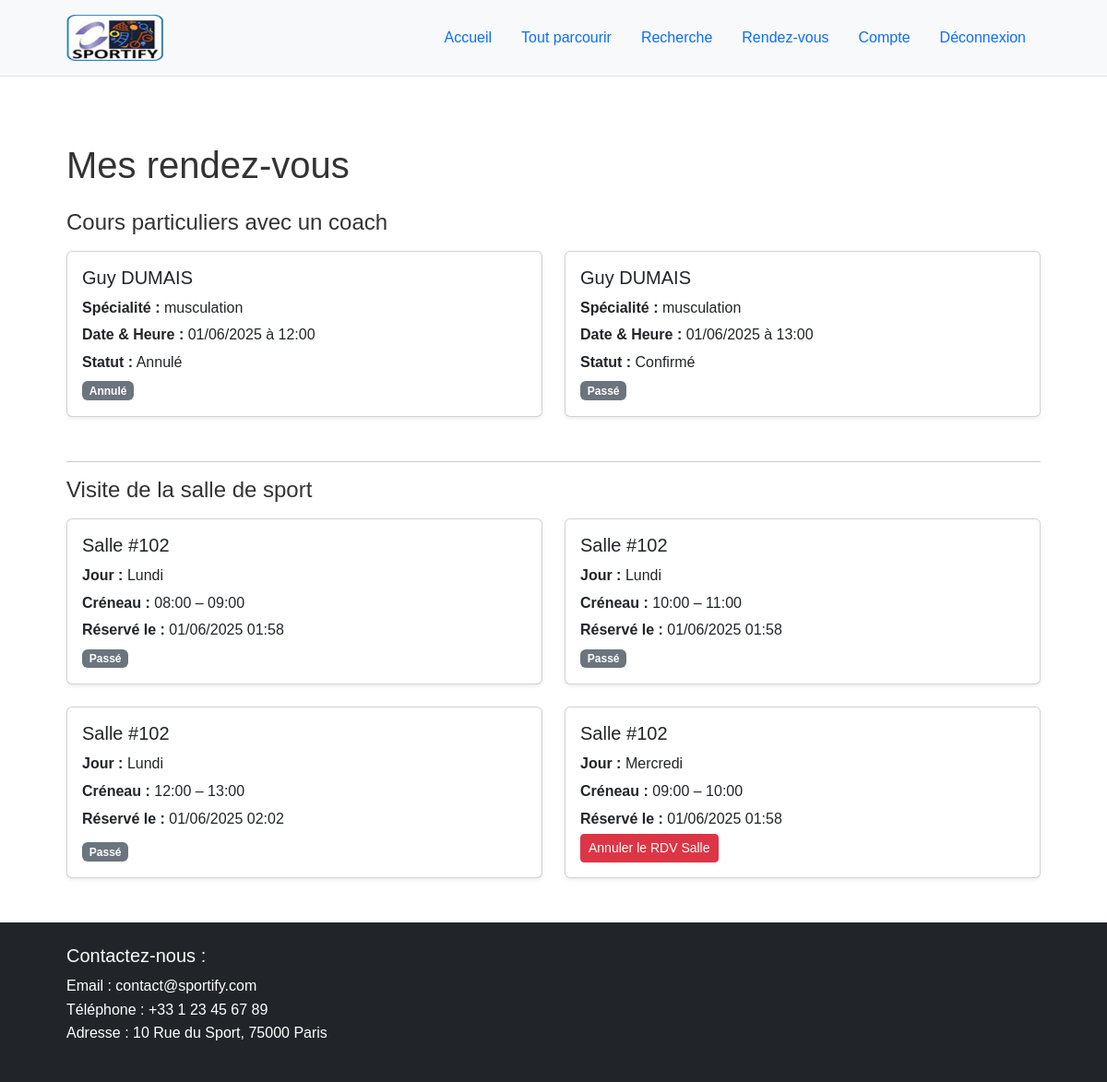
Page /rendezvous.php?error=rdv_invalide (signed in) on the committed database.
### tables this page shows
CREATE TABLE `rdv` (
  `ID_RDV` int(11) NOT NULL,
  `Date_RDV` datetime NOT NULL,
  `ID_Coach` int(11) NOT NULL,
  `User_id` int(11) NOT NULL,
  `Statut_RDV` tinyint(1) NOT NULL
);

CREATE TABLE `rdv_salle` (
  `ID_Rdv` int(11) NOT NULL,
  `ID_Salle` int(11) NOT NULL,
  `DayOfWeek` tinyint(1) NOT NULL COMMENT '0=Dimanche … 6=Samedi',
  `StartTime` time NOT NULL,
  `User_id` int(11) NOT NULL COMMENT 'ID du client connecté',
  `CreatedAt` datetime NOT NULL DEFAULT CURRENT_TIMESTAMP
);

### public/rendezvous.php (the view, shortened to what this page needs)
<?php
include __DIR__ . '/../includes/header.php';
require __DIR__ . '/../includes/db.php';
if ($role === 'client') {
    $userId = (int) $_SESSION['user_id'];
    $sqlCoach = "
        SELECT
          r.ID_RDV,
          r.Date_RDV,
          r.Statut_RDV,
          c.ID_Coach,
          CONCAT(c.Name_Coach, ' ', c.LName_Coach) AS Nom_Prenom_Coach,
          c.Specialty_Coach
        FROM `rdv` AS r
        INNER JOIN `personel/coach` AS c
          ON r.ID_Coach = c.ID_Coach
        WHERE r.User_id = :uid
        ORDER BY r.Date_RDV ASC
    ";
    $stmtCoach = $pdo->prepare($sqlCoach);
    $stmtCoach->execute([':uid' => $userId]);
    $coachAppointments = $stmtCoach->fetchAll(PDO::FETCH_ASSOC);
    $sqlSalle = "
        SELECT
          rs.ID_Rdv,
          rs.DayOfWeek,
          rs.StartTime,
          rs.ID_Salle,
          rs.CreatedAt
        FROM `rdv_salle` AS rs
        WHERE rs.User_id = :uid
        ORDER BY rs.DayOfWeek, rs.StartTime
    ";
    $stmtSalle = $pdo->prepare($sqlSalle);
    $stmtSalle->execute([':uid' => $userId]);
    $salleAppointments = $stmtSalle->fetchAll(PDO::FETCH_ASSOC);
    function jourTexte(int $d): string {
        $map = [
            0 => 'Dimanche',
            1 => 'Lundi',
            2 => 'Mardi',
            3 => 'Mercredi',
            4 => 'Jeudi',
            5 => 'Vendredi',
            6 => 'Samedi'
        ];
        return $map[$d] ?? '';
    }
    $now = new DateTime();
    ?>
    <main class="container py-5">
      <h1 class="mb-4">Mes rendez-vous</h1>
      <section class="mb-5">
        <h2 class="h4 mb-3">Cours particuliers avec un coach</h2>
        <?php if (empty($coachAppointments)): ?>
          <div class="alert alert-info">
            Vous n’avez aucun rendez-vous coach pour le moment.
          </div>
        <?php else: ?>
          <div class="row gy-4">
            <?php foreach ($coachAppointments as $rdv):
              $dt = new DateTime($rdv['Date_RDV']);
              $dateTexte = $dt->format('d/m/Y \à H:i');
              $statut = ((int)$rdv['Statut_RDV'] === 1) ? 'Confirmé' : 'Annulé';
              $isPast = ($dt < $now && (int)$rdv['Statut_RDV'] === 1);
            ?>
              <div class="col-md-6">
                <div class="card h-100 shadow-sm">
                  <div class="card-body d-flex flex-column">
                    <h5 class="card-title mb-2"><?= htmlspecialchars($rdv['Nom_Prenom_Coach']) ?></h5>
                    <p class="mb-1"><strong>Spécialité :</strong> <?= htmlspecialchars($rdv['Specialty_Coach']) ?></p>
                    <p class="mb-1"><strong>Date & Heure :</strong> <?= htmlspecialchars($dateTexte) ?></p>
                    <p class="mb-1"><strong>Statut :</strong> <?= htmlspecialchars($statut) ?></p>
                    <div class="mt-auto">
                      <?php if ($isPast): ?>
                        <span class="badge bg-secondary">Passé</span>
                      <?php else: ?>
                        <span class="badge bg-secondary">Annulé</span>
                      <?php endif; ?>
                    </div>
                  </div>
                </div>
              </div>
            <?php endforeach; ?>
          </div>
        <?php endif; ?>
      </section>
      <hr>
      <section>
        <h2 class="h4 mb-3">Visite de la salle de sport</h2>
        <?php if (empty($salleAppointments)): ?>
          <div class="alert alert-info">
            Vous n’avez aucun rendez-vous à la salle pour le moment.
          </div>
        <?php else: ?>
          <div class="row gy-4">
            <?php foreach ($salleAppointments as $rs):
              $jour = jourTexte((int)$rs['DayOfWeek']);
              $heureDebut = substr($rs['StartTime'], 0, 5);
              $heureFin = date('H:i', strtotime($rs['StartTime'] . ' +1 hour'));
              $created = (new DateTime($rs['CreatedAt']))->format('d/m/Y H:i');
              $isPastSalle = (strtotime($rs['StartTime']) < strtotime((new DateTime())->format('H:i'))) && ((int)$rs['DayOfWeek'] === (int)(new DateTime())->format('w'));
            ?>
              <div class="col-md-6">
                <div class="card h-100 shadow-sm">
                  <div class="card-body d-flex flex-column">
                    <h5 class="card-title mb-2">Salle #<?= (int)$rs['ID_Salle'] ?></h5>
                    <p class="mb-1"><strong>Jour :</strong> <?= htmlspecialchars($jour) ?></p>
                    <p class="mb-1">
                      <strong>Créneau :</strong>
                      <?= htmlspecialchars($heureDebut) ?> – <?= htmlspecialchars($heureFin) ?>
                    </p>
                    <p class="mb-1"><strong>Réservé le :</strong> <?= htmlspecialchars($created) ?></p>
                    <div class="mt-auto">
                      <?php if ($isPastSalle): ?>
                        <span class="badge bg-secondary">Passé</span>
                      <?php else: ?>
                        <a
                          href="annulerRDVSalle.php?id=<?= (int)$rs['ID_Rdv'] ?>"
                          class="btn btn-sm btn-danger"
                          onclick="return confirm('Confirmer l’annulation de la visite ?');"
                        >
                          Annuler le RDV Salle
                        </a>
                      <?php endif; ?>
                    </div>
                  </div>
                </div>
              </div>
            <?php endforeach; ?>
          </div>
        <?php endif; ?>
      </section>
    </main>
    <?php
    include __DIR__ . '/../includes/footer.php';
    exit;
}
    ?>
    <?php
exit;

### includes/header.php (shortened to what this page needs)
<!DOCTYPE html>
<html lang="fr">
<head>
  <link
    href="https://cdn.jsdelivr.net/npm/bootstrap@5.3.0/dist/css/bootstrap.min.css"
    rel="stylesheet"
  >
  <link rel="stylesheet" href="../assets/css/styles.css">
</head>
<body>
  <header class="bg-light border-bottom mb-4">
    <div class="container d-flex align-items-center justify-content-between py-3">
      <a href="index.php">
        <img src="../assets/images/logoSportify.png" alt="Logo Sportify" height="50">
      </a>
      <nav>
        <ul class="nav">
          <?php
            $role = $_SESSION['role'] ?? '';
          ?>
          <li class="nav-item">
            <a
              class="nav-link <?= basename($_SERVER['PHP_SELF']) === 'index.php' ? 'active' : '' ?>"
              href="index.php"
            >Accueil</a>
          </li>
          <?php if ($role === 'client'): ?>
            <li class="nav-item">
              <a
                class="nav-link <?= basename($_SERVER['PHP_SELF']) === 'toutParcourir.php' ? 'active' : '' ?>"
                href="toutParcourir.php"
              >Tout parcourir</a>
            </li>
          <?php endif; ?>
          <?php if ($role === '' || $role === 'client'): ?>
            <li class="nav-item">
              <a
                class="nav-link <?= basename($_SERVER['PHP_SELF']) === 'recherche.php' ? 'active' : '' ?>"
                href="recherche.php"
              >Recherche</a>
            </li>
          <?php endif; ?>
          <?php if ($role !== 'admin'): ?>
            <li class="nav-item">
              <a
                class="nav-link <?= basename($_SERVER['PHP_SELF']) === 'rendezvous.php' ? 'active' : '' ?>"
                href="rendezvous.php"
              >Rendez-vous</a>
            </li>
          <?php endif; ?>
          <?php if ($role === 'admin'): ?>
            <li class="nav-item">
              <a
                class="nav-link <?= basename($_SERVER['PHP_SELF']) === 'dashboardAdmin.php' ? 'active' : '' ?>"
                href="dashboardAdmin.php"
              >Espace Admin</a>
            </li>
            <li class="nav-item">
              <a
                class="nav-link <?= basename($_SERVER['PHP_SELF']) === 'manageCoachs.php' ? 'active' : '' ?>"
                href="manageCoachs.php"
              >Gestion des coachs</a>
            </li>
            <li class="nav-item">
              <a
                class="nav-link <?= basename($_SERVER['PHP_SELF']) === 'gestionSalles.php' ? 'active' : '' ?>"
                href="gestionSalles.php"
              >Gestion des salles</a>
            </li>
            <li class="nav-item">
              <a class="nav-link" href="logout.php">Déconnexion</a>
            </li>
          <?php elseif ($role === 'client'): ?>
            <li class="nav-item">
              <a
                class="nav-link <?= basename($_SERVER['PHP_SELF']) === 'dashboard.php' ? 'active' : '' ?>"
                href="dashboard.php"
              >Compte</a>
            </li>
            <li class="nav-item">
              <a class="nav-link" href="logout.php">Déconnexion</a>
            </li>
          <?php endif; ?>
        </ul>
      </nav>
    </div>
  </header>
  <main>

### includes/footer.php (shortened to what this page needs)
  </main>
  <footer class="bg-dark text-white py-4">
    <div class="container">
      <h5>Contactez-nous :</h5>
      <ul class="list-unstyled">
        <li>Email : contact@sportify.com</li>
        <li>Téléphone : +33 1 23 45 67 89</li>
        <li>Adresse : 10 Rue du Sport, 75000 Paris</li>
      </ul>
    </div>
  </footer>
</body>
</html>

### assets/css/styles.css (style rules this page uses)
* { margin: 0; padding: 0; box-sizing: border-box; }
body { font-family: Arial, sans-serif; line-height: 1.6; color: #333; }
.container { width: 90%; max-width: 1200px; margin: auto; }
header { background: #f8f8f8; border-bottom: 1px solid #ddd; }
footer { background: #333; color: white; padding: 2rem 0; }

### rows in the picture
rdv: Nom_Prenom_Coach "Guy DUMAIS", ID_Coach.Specialty_Coach "musculation", Date_RDV "01/06/2025 à 12:00", Statut_RDV "Annulé"
rdv: Nom_Prenom_Coach "Guy DUMAIS", ID_Coach.Specialty_Coach "musculation", Date_RDV "01/06/2025 à 13:00", Statut_RDV "Confirmé", shows "Passé"
rdv_salle: ID_Salle "102", DayOfWeek "Lundi", StartTime "08:00", StartTime "09:00", CreatedAt "01/06/2025 01:58", shows "Passé"
rdv_salle: ID_Salle "102", DayOfWeek "Lundi", StartTime "10:00", StartTime "11:00", CreatedAt "01/06/2025 01:58", shows "Passé"
rdv_salle: ID_Salle "102", DayOfWeek "Lundi", StartTime "12:00", StartTime "13:00", CreatedAt "01/06/2025 02:02", shows "Passé"
rdv_salle: ID_Salle "102", DayOfWeek "Mercredi", StartTime "09:00", StartTime "10:00", CreatedAt "01/06/2025 01:58"
